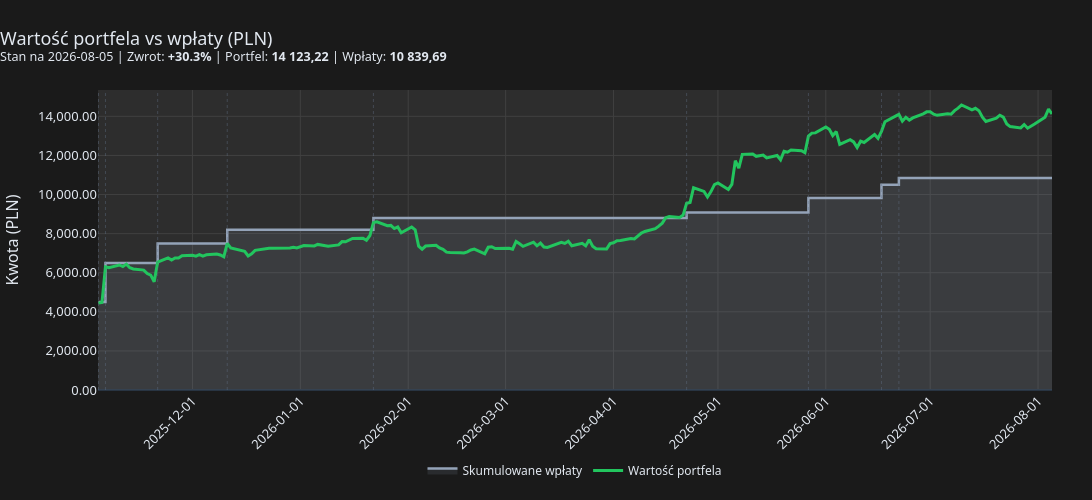

The notebook cell saved with this chart:
### Markdown cell above
## Wartość portfela w czasie (ze skokami wpłat)

### Code cell
plot_nav_with_deposits(nav, REPORT_CURRENCY).show(config=PLOTLY_SHOW_CONFIG)

### Figure 1 — Plotly figure (JSON) as saved in the notebook; plotly's stock layout.template omitted (floating-point values rounded to 4 significant figures; data arrays with more than 128 entries replaced by an {"elided": "..."} marker saying what was removed)
{"data": [{"fill": "tozeroy", "fillcolor": "rgba(148, 163, 184, 0.12)", "line": {"color": "#94a3b8", "shape": "hv", "width": 2.5}, "mode": "lines", "name": "Skumulowane wpłaty", "type": "scatter", "x": {"elided": "195 str values"}, "y": {"elided": "195 float values"}}, {"line": {"color": "#22c55e", "width": 3}, "mode": "lines", "name": "Wartość portfela", "type": "scatter", "x": {"elided": "195 str values"}, "y": {"elided": "195 float values"}}], "layout": {"font": {"color": "#e2e8f0", "family": "Segoe UI, Arial, sans-serif", "size": 13}, "height": 500, "hovermode": "x unified", "legend": {"bgcolor": "rgba(0,0,0,0)", "font": {"size": 12}, "orientation": "h", "x": 0.5, "xanchor": "center", "y": -0.22, "yanchor": "top"}, "margin": {"b": 110, "l": 60, "r": 40, "t": 90}, "paper_bgcolor": "#1a1a1a", "plot_bgcolor": "#2d2d2d", "shapes": [{"line": {"color": "#64748b", "dash": "dot", "width": 1}, "opacity": 0.4, "type": "line", "x0": "2025-11-04T00:00:00", "x1": "2025-11-04T00:00:00", "xref": "x", "y0": 0, "y1": 1, "yref": "y domain"}, {"line": {"color": "#64748b", "dash": "dot", "width": 1}, "opacity": 0.4, "type": "line", "x0": "2025-11-06T00:00:00", "x1": "2025-11-06T00:00:00", "xref": "x", "y0": 0, "y1": 1, "yref": "y domain"}, {"line": {"color": "#64748b", "dash": "dot", "width": 1}, "opacity": 0.4, "type": "line", "x0": "2025-11-21T00:00:00", "x1": "2025-11-21T00:00:00", "xref": "x", "y0": 0, "y1": 1, "yref": "y domain"}, {"line": {"color": "#64748b", "dash": "dot", "width": 1}, "opacity": 0.4, "type": "line", "x0": "2025-12-11T00:00:00", "x1": "2025-12-11T00:00:00", "xref": "x", "y0": 0, "y1": 1, "yref": "y domain"}, {"line": {"color": "#64748b", "dash": "dot", "width": 1}, "opacity": 0.4, "type": "line", "x0": "2026-01-22T00:00:00", "x1": "2026-01-22T00:00:00", "xref": "x", "y0": 0, "y1": 1, "yref": "y domain"}, {"line": {"color": "#64748b", "dash": "dot", "width": 1}, "opacity": 0.4, "type": "line", "x0": "2026-04-22T00:00:00", "x1": "2026-04-22T00:00:00", "xref": "x", "y0": 0, "y1": 1, "yref": "y domain"}, {"line": {"color": "#64748b", "dash": "dot", "width": 1}, "opacity": 0.4, "type": "line", "x0": "2026-05-27T00:00:00", "x1": "2026-05-27T00:00:00", "xref": "x", "y0": 0, "y1": 1, "yref": "y domain"}, {"line": {"color": "#64748b", "dash": "dot", "width": 1}, "opacity": 0.4, "type": "line", "x0": "2026-06-17T00:00:00", "x1": "2026-06-17T00:00:00", "xref": "x", "y0": 0, "y1": 1, "yref": "y domain"}, {"line": {"color": "#64748b", "dash": "dot", "width": 1}, "opacity": 0.4, "type": "line", "x0": "2026-06-22T00:00:00", "x1": "2026-06-22T00:00:00", "xref": "x", "y0": 0, "y1": 1, "yref": "y domain"}], "title": {"text": "Wartość portfela vs wpłaty (PLN)<br><sup>Stan na 2026-08-05 | Zwrot: <b>+30.3%</b> | Portfel: <b>14 123,22</b> | Wpłaty: <b>10 839,69</b></sup>", "x": 0}, "width": 1100, "xaxis": {"gridcolor": "#404040", "nticks": 12, "showgrid": true, "tickangle": -45, "tickformat": "%Y-%m-%d", "title": {"text": ""}}, "yaxis": {"gridcolor": "#404040", "showgrid": true, "tickformat": ",.2f", "title": {"text": "Kwota (PLN)"}}}}
